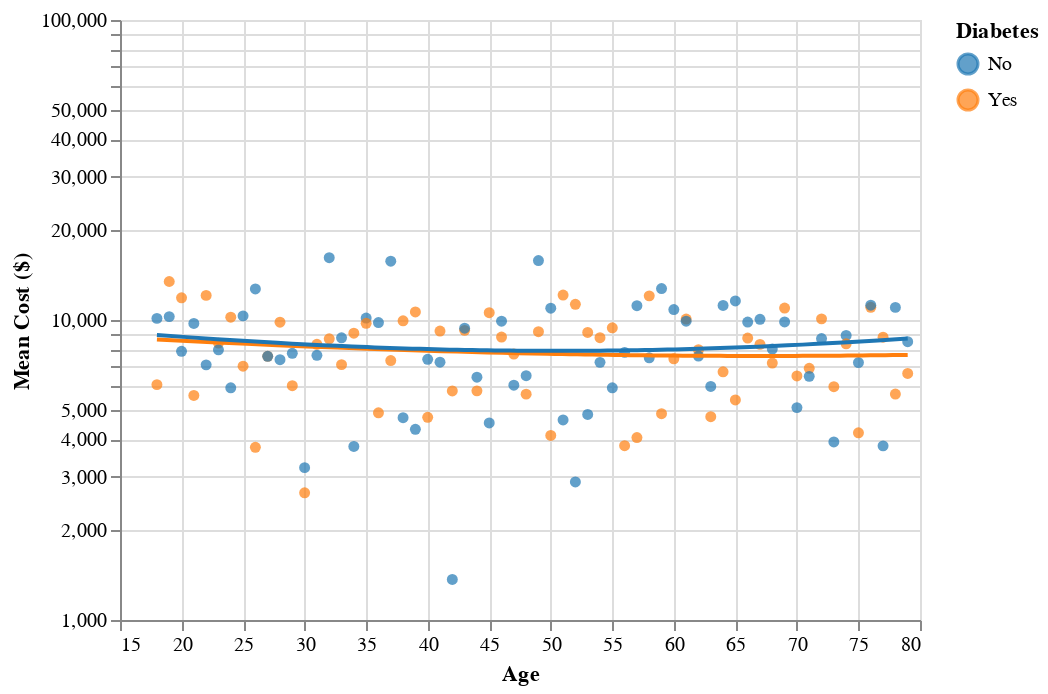

Notebook source saved alongside this figure:
### Code cell
import altair as alt
import pandas as pd
import numpy as np

# create sample data
data = pd.DataFrame({
    'age': np.random.randint(18, 80, size=1000),
    'diabetes': np.random.choice(['Yes', 'No'], size=1000),
    'cost': np.random.normal(1000, 200, size=1000)
})

# create chart with mean cost by age and diabetes status
chart = alt.Chart(data).transform_aggregate(
    sum_cost='sum(cost)', groupby=['age', 'diabetes']
).mark_circle().encode(
    alt.X('age:Q', scale=alt.Scale(zero=False), axis=alt.Axis(title='Age')),
    alt.Y('sum_cost:Q', scale=alt.Scale(type='log'), axis=alt.Axis(title='Mean Cost ($)')),
    color=alt.Color('diabetes:N', scale=alt.Scale(scheme='category10'), legend=alt.Legend(title='Diabetes'))
)

# add trend line
trend = chart.transform_regression(
    'age', 'sum_cost', groupby=['diabetes'], method='poly', order=2
).mark_line().encode(
    alt.Color('diabetes:N', scale=alt.Scale(scheme='category10'))
)

# combine chart and trend line
chart = chart + trend

# display chart
chart

### Figure 1 — Vega-Lite specification as saved in the notebook (floating-point values rounded to 4 significant figures; data arrays with more than 128 entries replaced by an {"elided": "..."} marker saying what was removed)
{"config": {"view": {"continuousWidth": 400, "continuousHeight": 300}}, "layer": [{"mark": "circle", "encoding": {"color": {"field": "diabetes", "legend": {"title": "Diabetes"}, "scale": {"scheme": "category10"}, "type": "nominal"}, "x": {"axis": {"title": "Age"}, "field": "age", "scale": {"zero": false}, "type": "quantitative"}, "y": {"axis": {"title": "Mean Cost ($)"}, "field": "sum_cost", "scale": {"type": "log"}, "type": "quantitative"}}, "transform": [{"aggregate": [{"op": "sum", "field": "cost", "as": "sum_cost"}], "groupby": ["age", "diabetes"]}]}, {"mark": "line", "encoding": {"color": {"field": "diabetes", "scale": {"scheme": "category10"}, "type": "nominal"}, "x": {"axis": {"title": "Age"}, "field": "age", "scale": {"zero": false}, "type": "quantitative"}, "y": {"axis": {"title": "Mean Cost ($)"}, "field": "sum_cost", "scale": {"type": "log"}, "type": "quantitative"}}, "transform": [{"aggregate": [{"op": "sum", "field": "cost", "as": "sum_cost"}], "groupby": ["age", "diabetes"]}, {"on": "age", "regression": "sum_cost", "groupby": ["diabetes"], "method": "poly", "order": 2}]}], "data": {"name": "data-091d57113ff7c77411a8fdf30133f299"}, "$schema": "https://vega.github.io/schema/vega-lite/v4.17.0.json", "datasets": {"data-091d57113ff7c77411a8fdf30133f299": {"elided": "1000 records"}}}
